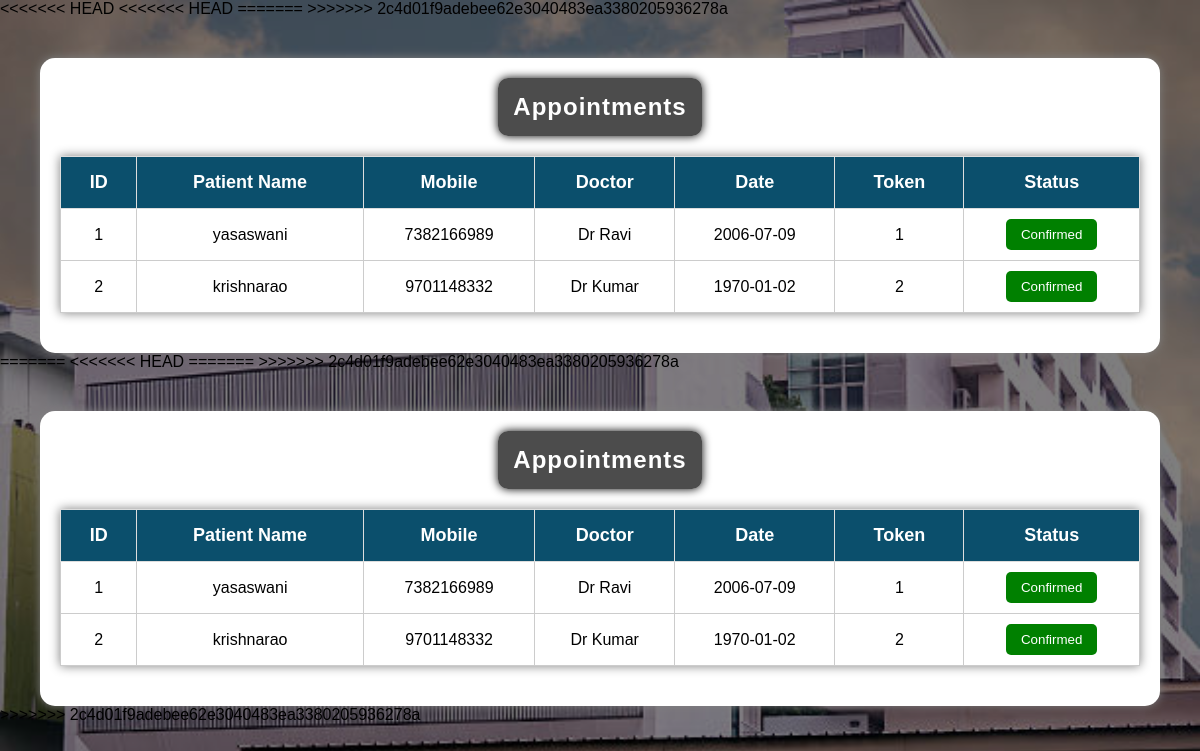
The page /manage_appointments.php on the database its author committed.
### tables this page shows
CREATE TABLE `appointments` (
  `id` int(11) NOT NULL,
  `patient_name` varchar(50) DEFAULT NULL,
  `mobile` varchar(20) DEFAULT NULL,
  `doctor_name` varchar(50) DEFAULT NULL,
  `appointment_date` date DEFAULT NULL,
  `token_no` int(11) DEFAULT NULL
);

### manage_appointments.php (the view, shortened to what this page needs)
<?php
include 'db_connect.php';
?>
<!DOCTYPE html>
<html>
<head>
    <link rel="stylesheet" href="style.css">
</head>
<body>
<div class="container">
<h2>Appointments</h2>
<table>
<tr>
    <th>ID</th>
    <th>Patient Name</th>
    <th>Mobile</th>
    <th>Doctor</th>
    <th>Date</th>
    <th>Token</th>
    <th>Status</th>
</tr>
<?php
$query=mysqli_query($conn,"SELECT * FROM appointments");
while($row=mysqli_fetch_assoc($query))
{
?>
<tr>
<td><?php echo $row['id']; ?></td>
<td><?php echo $row['patient_name']; ?></td>
<td><?php echo $row['mobile']; ?></td>
<td><?php echo $row['doctor_name']; ?></td>
<td><?php echo $row['appointment_date']; ?></td>
<td><?php echo $row['token_no']; ?></td>
<td>
<button class="confirm-btn">
Confirmed
</button>
</td>
</tr>
<?php
}
?>
</table>
</div>
</body>
</html>
<?php
include 'db_connect.php';
?>
<!DOCTYPE html>
<html>
<head>
    <link rel="stylesheet" href="style.css">
</head>
<body>
<div class="container">
<h2>Appointments</h2>
<table>
<tr>
    <th>ID</th>
    <th>Patient Name</th>
    <th>Mobile</th>
    <th>Doctor</th>
    <th>Date</th>
    <th>Token</th>
    <th>Status</th>
</tr>
<?php
$query=mysqli_query($conn,"SELECT * FROM appointments");
while($row=mysqli_fetch_assoc($query))
{
?>
<tr>
<td><?php echo $row['id']; ?></td>
<td><?php echo $row['patient_name']; ?></td>
<td><?php echo $row['mobile']; ?></td>
<td><?php echo $row['doctor_name']; ?></td>
<td><?php echo $row['appointment_date']; ?></td>
<td><?php echo $row['token_no']; ?></td>
<td>
<button class="confirm-btn">
Confirmed
</button>
</td>
</tr>
<?php
}
?>
</table>
</div>
</body>
</html>

### style.css (style rules this page uses)
body { font-family:Arial; margin:0; background:#f2f2f2; }
.container { width:90%; margin:auto; background:white; padding:20px; margin-top:20px; }
table { width:100%; border-collapse:collapse; }
th,td { border:1px solid gray; padding:10px; text-align:center; }
th { background:#007bff; color:white; }
button { padding:10px; background:green; color:white; border:none; }
body { font-family: Arial, sans-serif; background-color: #f4f8fb; margin: 0; padding: 20px; }
h2 { text-align: center; color: #003366; }
table { width: 80%; margin: 20px auto; border-collapse: collapse; background: white; box-shadow: 0 0 10px gray; }
table th { background-color: #007bff; color: white; padding: 12px; border: 1px solid #ddd; }
table td { padding: 12px; border: 1px solid #ddd; text-align: center; }
button { background: green; color: white; padding: 12px 20px; border: none; cursor: pointer; }
body { font-family: Arial, "Noto Sans Telugu", sans-serif; }
h2 { text-align: center; color: #003366; margin-top: 50px; }
.confirm-btn { background:green; padding:10px; border:none; color:white; border-radius:5px; }
.confirm-btn { background:green; color:white; border:none; padding:8px 15px; border-radius:5px; }
body { margin:0; padding:0; font-family:Arial, sans-serif; background-image:url('../images/hospital2.jpg'); background-size:cover; background-position:center; background-repeat:no-repeat; background-attachment:fixed; }
body::before { content:""; position:fixed; top:0; left:0; width:100%; height:100%; background:rgba(0,0,0,0.5); z-index:-1; }
.container { width:90%; margin:auto; margin-top:40px; background:white; padding:20px; border-radius:15px; box-shadow:0px 0px 10px gray; }
h1,h2,h3 { text-align:center; color:#0b4f6c; }
table { width:100%; border-collapse:collapse; margin-top:20px; background:white; }
table th { background:#0b4f6c; color:white; padding:12px; }
table td { border:1px solid #ccc; padding:10px; text-align:center; }
button { background:#0b4f6c; color:white; border:none; padding:10px 20px; border-radius:5px; cursor:pointer; }
.confirm-btn { background:green; }
h1,h2,h3 { color:white; text-align:center; background:rgba(0,0,0,0.7); padding:15px; border-radius:10px; width:fit-content; margin:auto; margin-bottom:20px; box-shadow:0px 0px 10px black; letter-spacing:1px; }
table th { background:#0b4f6c; color:white; font-size:18px; padding:15px; }

### rows shown on the page
appointments: id "1", patient_name "yasaswani", mobile "7382166989", doctor_name "Dr Ravi", appointment_date "2006-07-09", token_no "1"
appointments: id "2", patient_name "krishnarao", mobile "9701148332", doctor_name "Dr Kumar", appointment_date "1970-01-02", token_no "2"
